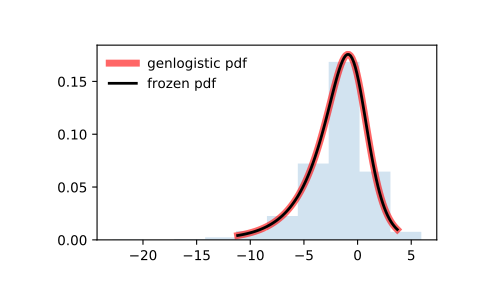

Write the Python code that produced this figure.
from scipy.stats import genlogistic
import matplotlib.pyplot as plt
fig, ax = plt.subplots(1, 1)

# Calculate a few first moments:

c = 0.412
mean, var, skew, kurt = genlogistic.stats(c, moments='mvsk')

# Display the probability density function (``pdf``):

x = np.linspace(genlogistic.ppf(0.01, c),
                genlogistic.ppf(0.99, c), 100)
ax.plot(x, genlogistic.pdf(x, c),
       'r-', lw=5, alpha=0.6, label='genlogistic pdf')

# Alternatively, the distribution object can be called (as a function)
# to fix the shape, location and scale parameters. This returns a "frozen"
# RV object holding the given parameters fixed.

# Freeze the distribution and display the frozen ``pdf``:

rv = genlogistic(c)
ax.plot(x, rv.pdf(x), 'k-', lw=2, label='frozen pdf')

# Check accuracy of ``cdf`` and ``ppf``:

vals = genlogistic.ppf([0.001, 0.5, 0.999], c)
np.allclose([0.001, 0.5, 0.999], genlogistic.cdf(vals, c))
# True

# Generate random numbers:

r = genlogistic.rvs(c, size=1000)

# And compare the histogram:

ax.hist(r, density=True, histtype='stepfilled', alpha=0.2)
ax.legend(loc='best', frameon=False)
plt.show()
